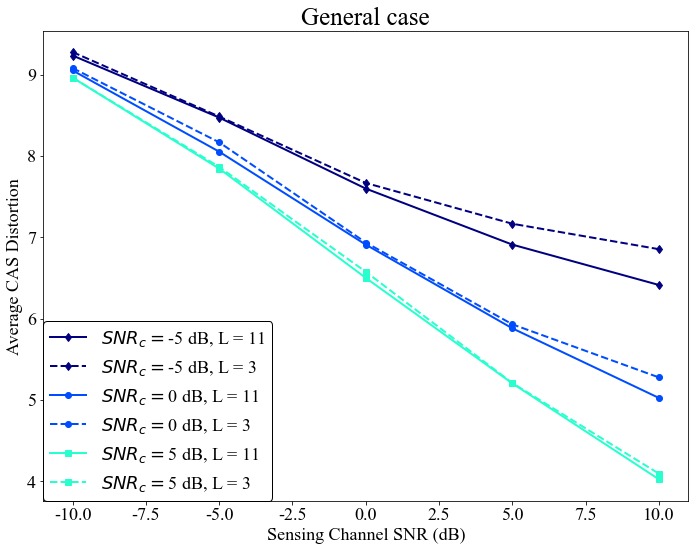

Write the Python code that produced this figure.
#!/usr/bin/env python3
# -*- coding: utf-8 -*-
"""
Created on Thu Oct 16 11:43:45 2025

@author: jack
"""


import numpy as np
import matplotlib.pyplot as plt
import scipy
import cvxpy as cp

from WaterFilling import water_filling, plot_waterfilling
from ReverseWaterFilling import reverse_waterfill_D
#%%
# 全局设置字体大小
plt.rcParams["font.family"] = "Times New Roman"
# plt.rcParams["font.family"] = "SimSun"
plt.rcParams['font.size'] = 18               # 设置全局字体大小
plt.rcParams['axes.titlesize'] = 18          # 设置坐标轴标题字体大小
plt.rcParams['axes.labelsize'] = 18          # 设置坐标轴标签字体大小
plt.rcParams['xtick.labelsize'] = 18         # 设置 x 轴刻度字体大小
plt.rcParams['ytick.labelsize'] = 18         # 设置 y 轴刻度字体大小
plt.rcParams['axes.unicode_minus'] = False   # 用来显示负号
plt.rcParams["figure.figsize"] = [8, 6]      # 调整生成的图表最大尺寸
# plt.rcParams['figure.dpi'] = 300           # 每英寸点数
plt.rcParams['lines.linestyle'] = '-'
plt.rcParams['lines.linewidth'] = 2          # 线条宽度
plt.rcParams['lines.color'] = 'blue'
plt.rcParams['lines.markersize'] = 6         # 标记大小
# plt.rcParams['figure.facecolor'] = 'lightgrey'   # 设置图形背景色为浅灰色
plt.rcParams['figure.facecolor'] = 'white'         # 设置图形背景色为浅灰色
plt.rcParams['axes.edgecolor'] = 'black'           # 设置坐标轴边框颜色为黑色
plt.rcParams['legend.fontsize'] = 18
np.random.seed(42)

#%%

Ms = 5
Mc = 5
N = 10
# T = 100
# L = 20
Pt = 1
I_N = np.eye(N)
I_Mc = np.eye(Mc)

K = 20
delta_k = 1 # np.random.rand(K)
theta_k_deg = np.random.uniform(-90, 90, K)
theta_k_rad = np.deg2rad(theta_k_deg)
# 初始化 Sigma_s
Sigma_S = np.zeros((N, N), dtype=complex)
for k in range(K):
    a_theta =  (1/np.sqrt(N)) * np.exp(1j * np.pi * np.arange(N) * np.sin(theta_k_rad[k]))
    Sigma_S += delta_k**2 * np.outer(a_theta, a_theta.conj())
Lambda_s, U_s = np.linalg.eig(Sigma_S)
Sigma_S = np.diag(np.abs(Lambda_s))
Sigma_S_inv = np.linalg.inv(Sigma_S)

## Sigma_C
Hc = np.random.randn(Mc, N) + 1j * np.random.randn(Mc, N)
Sigma_C = Hc.conj().T @ Hc
Lambda_c, U_c = np.linalg.eig(Sigma_C)
Lambda_c = np.abs(Lambda_c)

#%%  Algorithm 2 Heuristic MI Maximization Algorithm

def SolverProb45(Hc, Sigma_S, Pt, alpha, sigma_s2, sigma_c2):
    Mc, N = Hc.shape
    # I_N = np.eye(N)
    # I_Mc = np.eye(Mc)
    R = cp.Variable((N, N), hermitian = True)

    obj = cp.Maximize(alpha * Ms * cp.log_det(Sigma_S @ R / sigma_s2 + I_N) + (1 - alpha) * cp.log_det(Hc @ R @ Hc.conj().T / sigma_c2 + I_Mc))
    constraints = [
                    0 << R,
                    cp.trace(R) <= Pt
                    ]
    prob = cp.Problem(obj, constraints)
    try:
        prob.solve(verbose=False,)
    except Exception as e:
        print(f"  Solver error : {e}")

    if prob.status not in ["optimal", "optimal_inaccurate"]:
        print(f"  Problem status - {prob.status}")

    return R.value

L = 11
alpha_lst = np.linspace(0, 1, L)

SNR_C = [-5, 0, 5]
SNR_S = np.arange(-10, 11, 5)

Distor_ary11 = np.zeros((len(SNR_C), SNR_S.size, L))

for ii, snr_c in enumerate(SNR_C):
    sigma_c2 = Pt * 10.0**(-snr_c / 10.0)
    for jj, snr_s in enumerate(SNR_S):
        sigma_s2 = Pt * 10.0**(-snr_s / 10.0)
        for kk, alpha in enumerate(alpha_lst):
            R = SolverProb45(Hc, Sigma_S, Pt, alpha, sigma_s2, sigma_c2)               # Solve problem (45) with α(l) and obtain R
            Lambda_s2, Psi = np.linalg.eig(R)                                          # Obtain Ψ(l), Λ(l) according to R(l)
            Ds = Ms * np.trace(np.linalg.inv(R/sigma_s2 + Sigma_S_inv))                # Compute Ds(R(l)) according to (17b)
            IcR = np.log(np.linalg.det(Hc @ R @ Hc.conj().T/sigma_c2 + I_Mc ))         # Compute Ic(R(l)) according to (7)
            R_eta = Sigma_S - np.linalg.inv(R/sigma_s2 + Sigma_S_inv)
            lambaR, _ = np.linalg.eig(R_eta)
            Dc, _ = reverse_waterfill_D(IcR.real, np.abs(lambaR))
            D_tol = Ds.real +  Mc * Dc
            Distor_ary11[ii, jj, kk] = D_tol
Distor_ary1 = np.min(Distor_ary11, axis = -1) / N


L = 3
alpha_lst = np.linspace(0, 1, L)
Distor_ary3 = np.zeros((len(SNR_C), SNR_S.size, L))
for ii, snr_c in enumerate(SNR_C):
    sigma_c2 = Pt * 10.0**(-snr_c / 10.0)
    for jj, snr_s in enumerate(SNR_S):
        sigma_s2 = Pt * 10.0**(-snr_s / 10.0)
        for kk, alpha in enumerate(alpha_lst):
            R = SolverProb45(Hc, Sigma_S, Pt, alpha, sigma_s2, sigma_c2)               # Solve problem (45) with α(l) and obtain R
            Lambda_s2, Psi = np.linalg.eig(R)                                          # Obtain Ψ(l), Λ(l) according to R(l)
            Ds = Ms * np.trace(np.linalg.inv(R/sigma_s2 + Sigma_S_inv))                # Compute Ds(R(l)) according to (17b)
            IcR = np.log(np.linalg.det(Hc @ R @ Hc.conj().T/sigma_c2 + I_Mc ))         # Compute Ic(R(l)) according to (7)
            R_eta = Sigma_S - np.linalg.inv(R/sigma_s2 + Sigma_S_inv)
            lambaR, _ = np.linalg.eig(R_eta)
            Dc, _ = reverse_waterfill_D(IcR.real, np.abs(lambaR))
            D_tol = Ds.real +  Mc * Dc
            Distor_ary3[ii, jj, kk] = D_tol
Distor_ary2 = np.min(Distor_ary3, axis = -1) / N

##>>>>>>>>>>>>>>>>>>>>>>>>>>>>>>
colors = plt.cm.jet(np.linspace(0, 1, 6))

markers = ['d', 'o', 's', 'v', '^', '+']
fig, axs = plt.subplots(1, 1, figsize=(10, 8))
for idx, snrc in enumerate(SNR_C):
    axs.plot(SNR_S, Distor_ary1[idx,:], ls = '-', lw = 2, marker = markers[idx], color=colors[idx], label = "$SNR_c = $" + f"{snrc} dB, L = 11")
    axs.plot(SNR_S, Distor_ary2[idx,:], ls = '--', lw = 2, marker = markers[idx], color=colors[idx], label = "$SNR_c = $" + f"{snrc} dB, L = 3")

axs.set_xlabel('Sensing Channel SNR (dB)', )
axs.set_ylabel('Average CAS Distortion', )

axs.set_title("General case", fontsize = 25)

legend1 = plt.legend(loc='best', borderaxespad=0, edgecolor='black',  )
frame1 = legend1.get_frame()
frame1.set_alpha(1)
frame1.set_facecolor('none')  # 设置图例legend背景透明

out_fig = plt.gcf()
plt.tight_layout()
plt.show()



#%%









#%%
